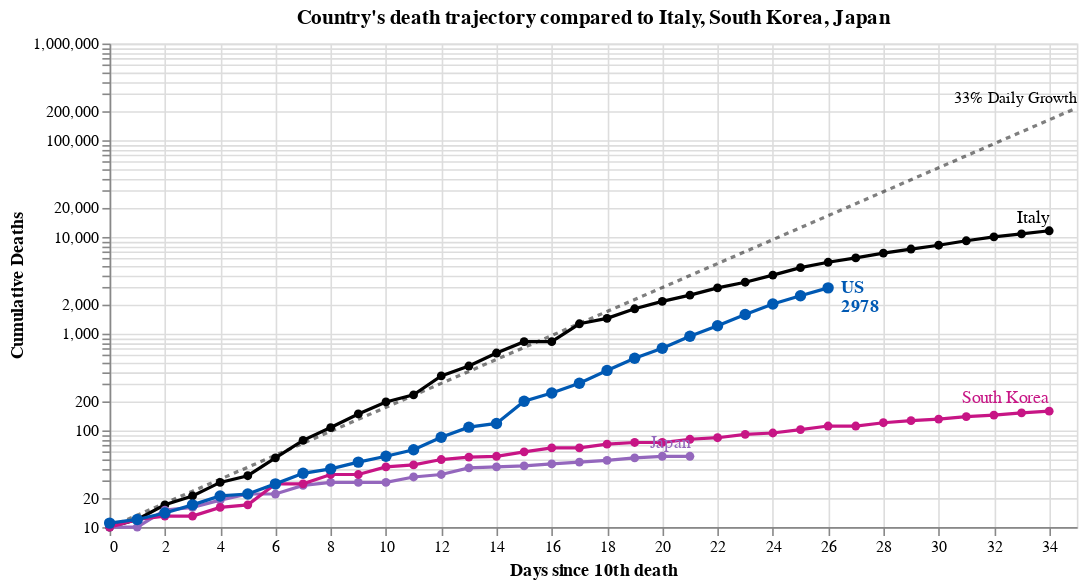

The cell this chart's notebook holds for it:
### Markdown cell above
Select a country from the drop down list below to toggle  the visualization.

### Code cell
#hide_input
base = alt.Chart(dff2, width=600).encode(
    x=f'{COL_X}:Q',
    y=alt.Y('Confirmed Cases:Q', scale=alt.Scale(type='log'), axis=alt.Axis(title='Cumulative Deaths')),
    color=alt.Color('Country:N', scale=alt.Scale(domain=color_domain, range=color_range), legend=None),
    tooltip=['Country', 'Date', 'Confirmed Cases', COL_X]
)

country_selection = alt.selection_single(
    name='Select', fields=['Country'], 
    bind=alt.binding_select(options=list(sorted(set(countries) - set(baseline_countries)))),
    init={'Country': 'US'})

date_filter = alt.datum['Date'] >= int(max_date.timestamp() * 1000)
base2 = base.transform_filter(alt.FieldOneOfPredicate('Country', baseline_countries))
base3 = base.transform_filter(country_selection)
base4 = base3.transform_filter(date_filter)

max_day = dff2[COL_X].max()
ref = pd.DataFrame([[x, SINCE_CASES_NUM*1.33**x] for x in range(max_day+1)], columns=[COL_X, 'Confirmed Cases'])
base_ref = alt.Chart(ref).encode(x=f'{COL_X}:Q', y='Confirmed Cases:Q')
base_ref_f = base_ref.transform_filter(alt.datum[COL_X] >= max_day)

chart5 = (
 base_ref.mark_line(color='black', opacity=.5, strokeDash=[3,3]) + 
 base_ref_f.mark_text(dy=-6, align='right', fontSize=10, text='33% Daily Growth') + 
 base2.mark_line(point=True, tooltip=True) +
 base3.mark_line(point={'size':50}, tooltip=True) +
 base2.transform_filter(date_filter).mark_text(dy=-8, align='right').encode(text='Country:N') +
 base4.mark_text(dx=8, align='left', fontWeight='bold').encode(text='Country:N') +
 base4.mark_text(dx=8, dy=12, align='left', fontWeight='bold').encode(text='Confirmed Cases:Q')
).add_selection(country_selection).properties(
    title=f"Country's death trajectory compared to {', '.join(baseline_countries)}"
)
chart5

### Figure 1 — Vega-Lite specification as saved in the notebook (floating-point values rounded to 4 significant figures; data arrays with more than 128 entries replaced by an {"elided": "..."} marker saying what was removed)
{"config": {"view": {"continuousWidth": 400, "continuousHeight": 300}}, "layer": [{"mark": {"type": "line", "color": "black", "opacity": 0.5, "strokeDash": [3, 3]}, "encoding": {"x": {"type": "quantitative", "field": "Days since 10th death"}, "y": {"type": "quantitative", "field": "Confirmed Cases"}}, "selection": {"Select": {"type": "single", "fields": ["Country"], "bind": {"input": "select", "options": ["Albania", "Algeria", "Argentina", "Australia", "Austria", "Belgium", "Bosnia and Herzegovina", "Brazil", "Burkina Faso", "Canada", "Colombia", "Czechia", "Denmark", "Diamond Princess", "Dominican Republic", "Ecuador", "Egypt", "Finland", "France", "Germany", "Greece", "Hungary", "India", "Indonesia", "Iran", "Iraq", "Ireland", "Israel", "Lebanon", "Luxembourg", "Malaysia", "Mexico", "Morocco", "Netherlands", "Norway", "Pakistan", "Panama", "Peru", "Philippines", "Poland", "Portugal", "Romania", "San Marino", "Serbia", "Slovenia", "Spain", "Sweden", "Switzerland", "Turkey", "US", "Ukraine", "United Kingdom"]}, "init": {"Country": "US"}}}}, {"mark": {"type": "text", "align": "right", "dy": -6, "fontSize": 10, "text": "33% Daily Growth"}, "encoding": {"x": {"type": "quantitative", "field": "Days since 10th death"}, "y": {"type": "quantitative", "field": "Confirmed Cases"}}, "transform": [{"filter": "(datum['Days since 10th death'] >= 35)"}]}, {"data": {"name": "data-538788b11e99b7fe5f77b9700becb21f"}, "mark": {"type": "line", "point": true, "tooltip": true}, "encoding": {"color": {"type": "nominal", "field": "Country", "legend": null, "scale": {"domain": ["Albania", "Algeria", "Argentina", "Australia", "Austria", "Belgium", "Bosnia and Herzegovina", "Brazil", "Burkina Faso", "Canada", "Colombia", "Czechia", "Denmark", "Diamond Princess", "Dominican Republic", "Ecuador", "Egypt", "Finland", "France", "Germany", "Greece", "Hungary", "India", "Indonesia", "Iran", "Iraq", "Ireland", "Israel", "Italy", "Japan", "Lebanon", "Luxembourg", "Malaysia", "Mexico", "Morocco", "Netherlands", "Norway", "Pakistan", "Panama", "Peru", "Philippines", "Poland", "Portugal", "Romania", "San Marino", "Serbia", "Slovenia", "South Korea", "Spain", "Sweden", "Switzerland", "Turkey", "US", "Ukraine", "United Kingdom", "Lombardy"], "range": ["#C1B7AD", "#C1B7AD", "#C1B7AD", "#C1B7AD", "#C1B7AD", "#6f0000", "#C1B7AD", "mediumseagreen", "#C1B7AD", "#C1B7AD", "#C1B7AD", "#C1B7AD", "#C1B7AD", "#C1B7AD", "#C1B7AD", "#C1B7AD", "#C1B7AD", "#C1B7AD", "purple", "#9D755D", "#C1B7AD", "#C1B7AD", "#C1B7AD", "#C1B7AD", "#A1BA59", "#C1B7AD", "#C1B7AD", "#C1B7AD", "black", "#9467bd", "#C1B7AD", "#C1B7AD", "#C1B7AD", "#C1B7AD", "#C1B7AD", "orange", "#C1B7AD", "#C1B7AD", "#C1B7AD", "#C1B7AD", "#C1B7AD", "#C1B7AD", "#C1B7AD", "#FF4500", "#C1B7AD", "#C1B7AD", "#C1B7AD", "#C71585", "green", "#FFCD00", "#ff0000", "#C1B7AD", "#0059B3", "#C1B7AD", "#2495D3", "#DC143C"]}}, "tooltip": [{"type": "nominal", "field": "Country"}, {"type": "temporal", "field": "Date"}, {"type": "quantitative", "field": "Confirmed Cases"}, {"type": "quantitative", "field": "Days since 10th death"}], "x": {"type": "quantitative", "field": "Days since 10th death"}, "y": {"type": "quantitative", "axis": {"title": "Cumulative Deaths"}, "field": "Confirmed Cases", "scale": {"type": "log"}}}, "transform": [{"filter": {"field": "Country", "oneOf": ["Italy", "South Korea", "Japan"]}}], "width": 600}, {"data": {"name": "data-538788b11e99b7fe5f77b9700becb21f"}, "mark": {"type": "line", "point": {"size": 50}, "tooltip": true}, "encoding": {"color": {"type": "nominal", "field": "Country", "legend": null, "scale": {"domain": ["Albania", "Algeria", "Argentina", "Australia", "Austria", "Belgium", "Bosnia and Herzegovina", "Brazil", "Burkina Faso", "Canada", "Colombia", "Czechia", "Denmark", "Diamond Princess", "Dominican Republic", "Ecuador", "Egypt", "Finland", "France", "Germany", "Greece", "Hungary", "India", "Indonesia", "Iran", "Iraq", "Ireland", "Israel", "Italy", "Japan", "Lebanon", "Luxembourg", "Malaysia", "Mexico", "Morocco", "Netherlands", "Norway", "Pakistan", "Panama", "Peru", "Philippines", "Poland", "Portugal", "Romania", "San Marino", "Serbia", "Slovenia", "South Korea", "Spain", "Sweden", "Switzerland", "Turkey", "US", "Ukraine", "United Kingdom", "Lombardy"], "range": ["#C1B7AD", "#C1B7AD", "#C1B7AD", "#C1B7AD", "#C1B7AD", "#6f0000", "#C1B7AD", "mediumseagreen", "#C1B7AD", "#C1B7AD", "#C1B7AD", "#C1B7AD", "#C1B7AD", "#C1B7AD", "#C1B7AD", "#C1B7AD", "#C1B7AD", "#C1B7AD", "purple", "#9D755D", "#C1B7AD", "#C1B7AD", "#C1B7AD", "#C1B7AD", "#A1BA59", "#C1B7AD", "#C1B7AD", "#C1B7AD", "black", "#9467bd", "#C1B7AD", "#C1B7AD", "#C1B7AD", "#C1B7AD", "#C1B7AD", "orange", "#C1B7AD", "#C1B7AD", "#C1B7AD", "#C1B7AD", "#C1B7AD", "#C1B7AD", "#C1B7AD", "#FF4500", "#C1B7AD", "#C1B7AD", "#C1B7AD", "#C71585", "green", "#FFCD00", "#ff0000", "#C1B7AD", "#0059B3", "#C1B7AD", "#2495D3", "#DC143C"]}}, "tooltip": [{"type": "nominal", "field": "Country"}, {"type": "temporal", "field": "Date"}, {"type": "quantitative", "field": "Confirmed Cases"}, {"type": "quantitative", "field": "Days since 10th death"}], "x": {"type": "quantitative", "field": "Days since 10th death"}, "y": {"type": "quantitative", "axis": {"title": "Cumulative Deaths"}, "field": "Confirmed Cases", "scale": {"type": "log"}}}, "transform": [{"filter": {"selection": "Select"}}], "width": 600}, {"data": {"name": "data-538788b11e99b7fe5f77b9700becb21f"}, "mark": {"type": "text", "align": "right", "dy": -8}, "encoding": {"color": {"type": "nominal", "field": "Country", "legend": null, "scale": {"domain": ["Albania", "Algeria", "Argentina", "Australia", "Austria", "Belgium", "Bosnia and Herzegovina", "Brazil", "Burkina Faso", "Canada", "Colombia", "Czechia", "Denmark", "Diamond Princess", "Dominican Republic", "Ecuador", "Egypt", "Finland", "France", "Germany", "Greece", "Hungary", "India", "Indonesia", "Iran", "Iraq", "Ireland", "Israel", "Italy", "Japan", "Lebanon", "Luxembourg", "Malaysia", "Mexico", "Morocco", "Netherlands", "Norway", "Pakistan", "Panama", "Peru", "Philippines", "Poland", "Portugal", "Romania", "San Marino", "Serbia", "Slovenia", "South Korea", "Spain", "Sweden", "Switzerland", "Turkey", "US", "Ukraine", "United Kingdom", "Lombardy"], "range": ["#C1B7AD", "#C1B7AD", "#C1B7AD", "#C1B7AD", "#C1B7AD", "#6f0000", "#C1B7AD", "mediumseagreen", "#C1B7AD", "#C1B7AD", "#C1B7AD", "#C1B7AD", "#C1B7AD", "#C1B7AD", "#C1B7AD", "#C1B7AD", "#C1B7AD", "#C1B7AD", "purple", "#9D755D", "#C1B7AD", "#C1B7AD", "#C1B7AD", "#C1B7AD", "#A1BA59", "#C1B7AD", "#C1B7AD", "#C1B7AD", "black", "#9467bd", "#C1B7AD", "#C1B7AD", "#C1B7AD", "#C1B7AD", "#C1B7AD", "orange", "#C1B7AD", "#C1B7AD", "#C1B7AD", "#C1B7AD", "#C1B7AD", "#C1B7AD", "#C1B7AD", "#FF4500", "#C1B7AD", "#C1B7AD", "#C1B7AD", "#C71585", "green", "#FFCD00", "#ff0000", "#C1B7AD", "#0059B3", "#C1B7AD", "#2495D3", "#DC143C"]}}, "text": {"type": "nominal", "field": "Country"}, "tooltip": [{"type": "nominal", "field": "Country"}, {"type": "temporal", "field": "Date"}, {"type": "quantitative", "field": "Confirmed Cases"}, {"type": "quantitative", "field": "Days since 10th death"}], "x": {"type": "quantitative", "field": "Days since 10th death"}, "y": {"type": "quantitative", "axis": {"title": "Cumulative Deaths"}, "field": "Confirmed Cases", "scale": {"type": "log"}}}, "transform": [{"filter": {"field": "Country", "oneOf": ["Italy", "South Korea", "Japan"]}}, {"filter": "(datum['Date'] >= 1585526400000)"}], "width": 600}, {"data": {"name": "data-538788b11e99b7fe5f77b9700becb21f"}, "mark": {"type": "text", "align": "left", "dx": 8, "fontWeight": "bold"}, "encoding": {"color": {"type": "nominal", "field": "Country", "legend": null, "scale": {"domain": ["Albania", "Algeria", "Argentina", "Australia", "Austria", "Belgium", "Bosnia and Herzegovina", "Brazil", "Burkina Faso", "Canada", "Colombia", "Czechia", "Denmark", "Diamond Princess", "Dominican Republic", "Ecuador", "Egypt", "Finland", "France", "Germany", "Greece", "Hungary", "India", "Indonesia", "Iran", "Iraq", "Ireland", "Israel", "Italy", "Japan", "Lebanon", "Luxembourg", "Malaysia", "Mexico", "Morocco", "Netherlands", "Norway", "Pakistan", "Panama", "Peru", "Philippines", "Poland", "Portugal", "Romania", "San Marino", "Serbia", "Slovenia", "South Korea", "Spain", "Sweden", "Switzerland", "Turkey", "US", "Ukraine", "United Kingdom", "Lombardy"], "range": ["#C1B7AD", "#C1B7AD", "#C1B7AD", "#C1B7AD", "#C1B7AD", "#6f0000", "#C1B7AD", "mediumseagreen", "#C1B7AD", "#C1B7AD", "#C1B7AD", "#C1B7AD", "#C1B7AD", "#C1B7AD", "#C1B7AD", "#C1B7AD", "#C1B7AD", "#C1B7AD", "purple", "#9D755D", "#C1B7AD", "#C1B7AD", "#C1B7AD", "#C1B7AD", "#A1BA59", "#C1B7AD", "#C1B7AD", "#C1B7AD", "black", "#9467bd", "#C1B7AD", "#C1B7AD", "#C1B7AD", "#C1B7AD", "#C1B7AD", "orange", "#C1B7AD", "#C1B7AD", "#C1B7AD", "#C1B7AD", "#C1B7AD", "#C1B7AD", "#C1B7AD", "#FF4500", "#C1B7AD", "#C1B7AD", "#C1B7AD", "#C71585", "green", "#FFCD00", "#ff0000", "#C1B7AD", "#0059B3", "#C1B7AD", "#2495D3", "#DC143C"]}}, "text": {"type": "nominal", "field": "Country"}, "tooltip": [{"type": "nominal", "field": "Country"}, {"type": "temporal", "field": "Date"}, {"type": "quantitative", "field": "Confirmed Cases"}, {"type": "quantitative", "field": "Days since 10th death"}], "x": {"type": "quantitative", "field": "Days since 10th death"}, "y": {"type": "quantitative", "axis": {"title": "Cumulative Deaths"}, "field": "Confirmed Cases", "scale": {"type": "log"}}}, "transform": [{"filter": {"selection": "Select"}}, {"filter": "(datum['Date'] >= 1585526400000)"}], "width": 600}, {"data": {"name": "data-538788b11e99b7fe5f77b9700becb21f"}, "mark": {"type": "text", "align": "left", "dx": 8, "dy": 12, "fontWeight": "bold"}, "encoding": {"color": {"type": "nominal", "field": "Country", "legend": null, "scale": {"domain": ["Albania", "Algeria", "Argentina", "Australia", "Austria", "Belgium", "Bosnia and Herzegovina", "Brazil", "Burkina Faso", "Canada", "Colombia", "Czechia", "Denmark", "Diamond Princess", "Dominican Republic", "Ecuador", "Egypt", "Finland", "France", "Germany", "Greece", "Hungary", "India", "Indonesia", "Iran", "Iraq", "Ireland", "Israel", "Italy", "Japan", "Lebanon", "Luxembourg", "Malaysia", "Mexico", "Morocco", "Netherlands", "Norway", "Pakistan", "Panama", "Peru", "Philippines", "Poland", "Portugal", "Romania", "San Marino", "Serbia", "Slovenia", "South Korea", "Spain", "Sweden", "Switzerland", "Turkey", "US", "Ukraine", "United Kingdom", "Lombardy"], "range": ["#C1B7AD", "#C1B7AD", "#C1B7AD", "#C1B7AD", "#C1B7AD", "#6f0000", "#C1B7AD", "mediumseagreen", "#C1B7AD", "#C1B7AD", "#C1B7AD", "#C1B7AD", "#C1B7AD", "#C1B7AD", "#C1B7AD", "#C1B7AD", "#C1B7AD", "#C1B7AD", "purple", "#9D755D", "#C1B7AD", "#C1B7AD", "#C1B7AD", "#C1B7AD", "#A1BA59", "#C1B7AD", "#C1B7AD", "#C1B7AD", "black", "#9467bd", "#C1B7AD", "#C1B7AD", "#C1B7AD", "#C1B7AD", "#C1B7AD", "orange", "#C1B7AD", "#C1B7AD", "#C1B7AD", "#C1B7AD", "#C1B7AD", "#C1B7AD", "#C1B7AD", "#FF4500", "#C1B7AD", "#C1B7AD", "#C1B7AD", "#C71585", "green", "#FFCD00", "#ff0000", "#C1B7AD", "#0059B3", "#C1B7AD", "#2495D3", "#DC143C"]}}, "text": {"type": "quantitative", "field": "Confirmed Cases"}, "tooltip": [{"type": "nominal", "field": "Country"}, {"type": "temporal", "field": "Date"}, {"type": "quantitative", "field": "Confirmed Cases"}, {"type": "quantitative", "field": "Days since 10th death"}], "x": {"type": "quantitative", "field": "Days since 10th death"}, "y": {"type": "quantitative", "axis": {"title": "Cumulative Deaths"}, "field": "Confirmed Cases", "scale": {"type": "log"}}}, "transform": [{"filter": {"selection": "Select"}}, {"filter": "(datum['Date'] >= 1585526400000)"}], "width": 600}], "data": {"name": "data-81222402b509d6790d554fae0a2b79b7"}, "title": "Country's death trajectory compared to Italy, South Korea, Japan", "$schema": "https://vega.github.io/schema/vega-lite/v4.0.2.json", "datasets": {"data-81222402b509d6790d554fae0a2b79b7": [{"Days since 10th death": 0, "Confirmed Cases": 10.0}, {"Days since 10th death": 1, "Confirmed Cases": 13.3}, {"Days since 10th death": 2, "Confirmed Cases": 17.69}, {"Days since 10th death": 3, "Confirmed Cases": 23.53}, {"Days since 10th death": 4, "Confirmed Cases": 31.29}, {"Days since 10th death": 5, "Confirmed Cases": 41.62}, {"Days since 10th death": 6, "Confirmed Cases": 55.35}, {"Days since 10th death": 7, "Confirmed Cases": 73.61}, {"Days since 10th death": 8, "Confirmed Cases": 97.91}, {"Days since 10th death": 9, "Confirmed Cases": 130.2}, {"Days since 10th death": 10, "Confirmed Cases": 173.2}, {"Days since 10th death": 11, "Confirmed Cases": 230.3}, {"Days since 10th death": 12, "Confirmed Cases": 306.4}, {"Days since 10th death": 13, "Confirmed Cases": 407.4}, {"Days since 10th death": 14, "Confirmed Cases": 541.9}, {"Days since 10th death": 15, "Confirmed Cases": 720.7}, {"Days since 10th death": 16, "Confirmed Cases": 958.6}, {"Days since 10th death": 17, "Confirmed Cases": 1275.0}, {"Days since 10th death": 18, "Confirmed Cases": 1696.0}, {"Days since 10th death": 19, "Confirmed Cases": 2255.0}, {"Days since 10th death": 20, "Confirmed Cases": 2999.0}, {"Days since 10th death": 21, "Confirmed Cases": 3989.0}, {"Days since 10th death": 22, "Confirmed Cases": 5306.0}, {"Days since 10th death": 23, "Confirmed Cases": 7056.0}, {"Days since 10th death": 24, "Confirmed Cases": 9385.0}, {"Days since 10th death": 25, "Confirmed Cases": 12480.0}, {"Days since 10th death": 26, "Confirmed Cases": 16600.0}, {"Days since 10th death": 27, "Confirmed Cases": 22080.0}, {"Days since 10th death": 28, "Confirmed Cases": 29370.0}, {"Days since 10th death": 29, "Confirmed Cases": 39060.0}, {"Days since 10th death": 30, "Confirmed Cases": 51950.0}, {"Days since 10th death": 31, "Confirmed Cases": 69090.0}, {"Days since 10th death": 32, "Confirmed Cases": 91890.0}, {"Days since 10th death": 33, "Confirmed Cases": 122200.0}, {"Days since 10th death": 34, "Confirmed Cases": 162500.0}, {"Days since 10th death": 35, "Confirmed Cases": 216200.0}], "data-538788b11e99b7fe5f77b9700becb21f": {"elided": "613 records"}}}
